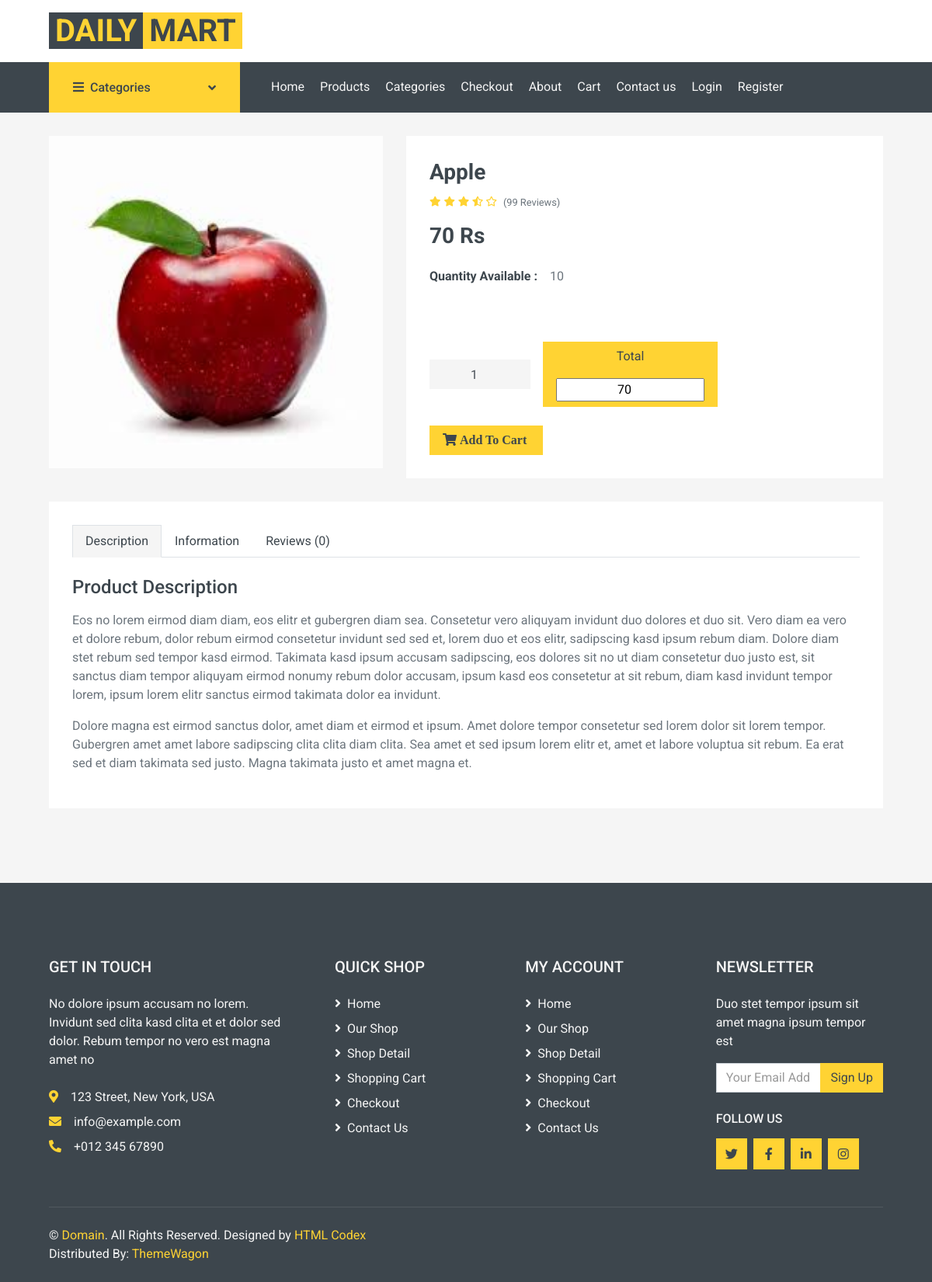
The page /userapp/uprodetails/2/ on the database its author committed.
### adminapp/models.py (models this page shows)
class Products(models.Model):
    productname=models.CharField(max_length=100)
    productprice=models.IntegerField()
    productquantity=models.IntegerField()
    productimage=models.ImageField(upload_to='sample')

### userapp/views.py (the view)
# urls.py: path('uprodetails/<int:id>/',views.uprodetails,name='uprodetails'),
def uprodetails(request,id):
    data=Products.objects.filter(id=id)
    return render(request,'productdetails.html',{'prodata':data})

### userapp/templates/productdetails.html (shortened to what this page needs)
{% extends 'userindex.html' %}
{% block content %}
<div class="container-fluid pb-5">
    {% for i in prodata %}
    <div class="row px-xl-5">
        <div class="col-lg-5 mb-30">
            <div>
                <div>
                    <div>
                        <img class="w-100 h-100" src="{{ i.productimage.url  }}" alt="Image">
                    </div>
                </div>
            </div>
        </div>
        <div class="col-lg-7 h-auto mb-30">
            <div class="h-100 bg-light p-30">
                <h3>{{ i.productname }}</h3>
                <div class="d-flex mb-3">
                    <div class="text-primary mr-2">
                        <small class="fas fa-star"></small>
                        <small class="fas fa-star"></small>
                        <small class="fas fa-star"></small>
                        <small class="fas fa-star-half-alt"></small>
                        <small class="far fa-star"></small>
                    </div>
                    <small class="pt-1">(99 Reviews)</small>
                </div>
                <h3 class="font-weight-semi-bold mb-4 price ">{{ i.productprice }} Rs</h3>
                <div class="d-flex mb-3">
                    <strong class="text-dark mr-3 ">Quantity Available : </strong>
                   <p class="mb-4 " > {{ i.productquantity }} </p>
                </div>
                <form action="{% url 'userdata' id=i.id %}" method="POST">
                <div class="d-flex align-items-center mb-4 pt-2">
                    <div class="input-group  mr-3 quantity" style="width: 130px;">
                        <input type="number" class="form-control bg-secondary border-0 text-center " value="1"  name= "quantity" id="quantity" min="1">
                    </div>
                        <button class="btn btn-primary px-3 "><p >Total</p>
                             <input type="number" style="text-align: center;" id="total" name="total"  value="{{ i.productprice }}" readonly>
                        </button>
                </div>
                       <button type="submit" class="btn btn-primary px-3"><i class="fa fa-shopping-cart mr-1"> Add To Cart</i>
                </button>
                </form>
            </div>
        </div>
    </div>
    {% endfor %}
    <div class="row px-xl-5">
        <div class="col">
            <div class="bg-light p-30">
                <div class="nav nav-tabs mb-4">
                    <a class="nav-item nav-link text-dark active" data-toggle="tab" href="#tab-pane-1">Description</a>
                    <a class="nav-item nav-link text-dark" data-toggle="tab" href="#tab-pane-2">Information</a>
                    <a class="nav-item nav-link text-dark" data-toggle="tab" href="#tab-pane-3">Reviews (0)</a>
                </div>
                <div class="tab-content">
                    <div class="tab-pane fade show active" id="tab-pane-1">
                        <h4 class="mb-3">Product Description</h4>
                        <p>Eos no lorem eirmod diam diam, eos elitr et gubergren diam sea. Consetetur vero aliquyam invidunt duo dolores et duo sit. Vero diam ea vero et dolore rebum, dolor rebum eirmod consetetur invidunt sed sed et, lorem duo et eos elitr, sadipscing kasd ipsum rebum diam. Dolore diam stet rebum sed tempor kasd eirmod. Takimata kasd ipsum accusam sadipscing, eos dolores sit no ut diam consetetur duo justo est, sit sanctus diam tempor aliquyam eirmod nonumy rebum dolor accusam, ipsum kasd eos consetetur at sit rebum, diam kasd invidunt tempor lorem, ipsum lorem elitr sanctus eirmod takimata dolor ea invidunt.</p>
                        <p>Dolore magna est eirmod sanctus dolor, amet diam et eirmod et ipsum. Amet dolore tempor consetetur sed lorem dolor sit lorem tempor. Gubergren amet amet labore sadipscing clita clita diam clita. Sea amet et sed ipsum lorem elitr et, amet et labore voluptua sit rebum. Ea erat sed et diam takimata sed justo. Magna takimata justo et amet magna et.</p>
                    </div>
                </div>
            </div>
        </div>
    </div>
</div>
{% endblock %}

### rows shown on the page
Products: productimage (picture), productname "Apple", productprice "70", productquantity "10", total "70"
